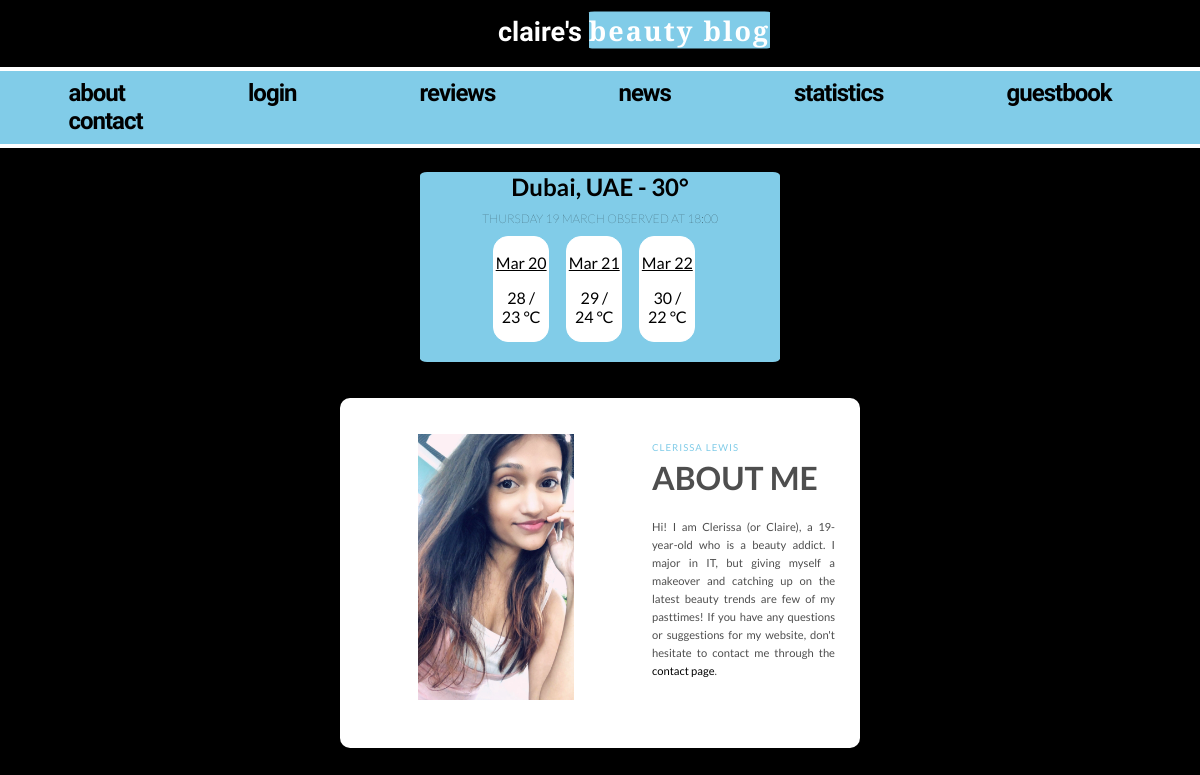
The page /home on the database its author committed.
### tables this page shows
CREATE TABLE weather(date text, temp text);

CREATE TABLE threeday(day text, temp text, desc text);

### index.py (the view)
@app.route('/home', methods = ['POST', 'GET'])
def home():
        try:
                connection = s.connect(DB_FILE)
                cursor = connection.cursor()
                cursor.execute("select * from weather ORDER BY rowid DESC LIMIT 1")
                rv1 = cursor.fetchall()
                cursor.execute("select * from (select * from threeday ORDER BY rowid DESC LIMIT 3) ORDER BY DAY ASC")
                rv2 = cursor.fetchall()
                cursor.close()
                return render_template('index.html', day=rv1, threeday =rv2)
        except:
                return render_template('error.html', msg=sys.exc_info()[1])

### templates/index.html (shortened to what this page needs)
<!doctype html>
<html lang="en">
<head>
  <link rel="stylesheet" type=text/css href="..\static\styles\stylesheet.css">
</head>
<body>
  <header>
    <div class="center">
    <p class="active"> claire's <span class="logo">
      beauty blog </span></p>
    </div>
    <div class="navbar">
        <a href="/" style="text-decoration: none" class="selected">about</a>
        {% if session['logged in'] == True %}
        <a style="text-decoration: none" href="account">profile</a>
        {% else %}
        <a style="text-decoration: none" href="login">login</a>
        {% endif %}
        <a style="text-decoration: none" href="reviews">reviews</a>
        <a style="text-decoration: none" href="news">news</a>
        <a style="text-decoration: none" href="stats">statistics</a>
        <a style="text-decoration: none" href="guestbook">guestbook</a>
        <a style="text-decoration: none" href="contact">contact</a>
    </div>
  </header>
<div class=wrapper3>
      <div id="current" class="wrapper2">
        {% for days in day %}
        <h1 class="location">Dubai, UAE - {{ days[1] }} </h1>
       <h2 class="date">{{ days[0] }}</h2>
        {% endfor %}
        <div class="forecast">
          {% for days in threeday %}
          <div class="three-day">
          <p class="day-style">{{days[0]}}</p>
          <p>{{days[1]}}</p>
          <br>
          </div>
          {% endfor %}
          </div>
        </div>
</div>
 <div class="container1">
  <div class="images">
    <img id ="selfie" src="..\static\images\selfie.jpg">
  </div>
  <div class="product">
    <p class="name">Clerissa Lewis</p>
    <h1 class="about">About Me</h1>
    <p class="desc">Hi! I am Clerissa (or Claire), a 19-year-old who is a beauty addict. I major in IT,
       but giving myself a makeover and catching up on the latest
       beauty trends are few of my pasttimes! If you have any questions or suggestions for my website,
       don't hesitate to contact me through the
        <a href="#contact" style="text-decoration: none; color:black">contact page</a>. </strong></p>
  </div>
</div>
<br>
</body>
</html>

### static/styles/stylesheet.css (style rules this page uses)
body { margin:0; font-family: 'Lato', sans-serif; background-color: black; }
.navbar { position: relative; overflow: hidden; padding-left: 0.7%; padding-top:0.7%; padding-bottom:0.7%; background-color: #81cce8; border-bottom: 4px solid white; border-top: 4px solid white; }
.active { color:#4E4E4E; }
.navbar a { display: inline-block; position: relative; font-family:'Karma', serif; text-decoration: none; letter-spacing: -1px; font-weight:600; text-decoration: none; font-size: 1.5em; color:black; margin: 0 2.5em; }
.navbar a::after { content: ''; position: absolute; bottom: 0; left: 0; width: 0%; border-bottom: 6px solid #fff; transition: 0.4s; }
.selected { color: black; }
.center p { float: none; margin-bottom:0%; margin-left: 61%; margin-top:2.5%; transform: translate(-50%, -50%); font-weight: bolder; font-size: 27px; font-family:'Karma', serif; color:white; }
.logo { font-family: "Alegreya Sans", sans-serif; background-color: #81cce8; border-radius:3%; color: white; letter-spacing: 2px; }
.container1 { position: relative; margin-left: auto; margin-right:auto; margin-top:3%; overflow: hidden; width: 520px; height: 350px; background: white; box-shadow: 5px 5px 15px rgba(#BA7E7E); border-radius: 10px; }
.name { font-size: 0.6em; color: #81cce8; letter-spacing: 1px; text-transform:uppercase; }
.about { font-size: 200%; text-transform:uppercase; color: #4E4E4E; margin-top: -5px; }
img#selfie { width:30%; margin-left:15%; margin-top: 7%; }
.product { position: absolute; width: 40%; height: 100%; top: 10%; left: 60%; }
.desc { text-transform: none; letter-spacing: 0; margin-bottom: 14px; color: #4E4E4E; font-size: .7em; line-height: 1.6em; margin-right: 25px; text-align: justify; }
.wrapper2 { color: #fff; overflow: auto; }
#current { text-align:center; color: Black; width: 30%; margin-left: auto; margin-right:auto; margin-top:2%; border-radius:2%; height: 51%; background-color:#81cce8; }
.location { font-size: 1.5em; font-weight: 700; margin: 0; }
.date { font-size: 0.75em; font-weight: 100; text-transform: uppercase; }
.forecast { display: inline-grid; grid-template-columns: 1fr 1fr 1fr; grid-gap:2.5%; }
.three-day { width:80%; height:83%; border:1px solid white; background: white; border-radius:15px; }
.day-style { text-decoration: underline; }

### rows shown on the page
weather: temp "30°", date "THURSDAY 19 MARCH OBSERVED AT 18:00"
threeday: day "Mar 20", temp "28 / 23 °C"
threeday: day "Mar 21", temp "29 / 24 °C"
threeday: day "Mar 22", temp "30 / 22 °C"
